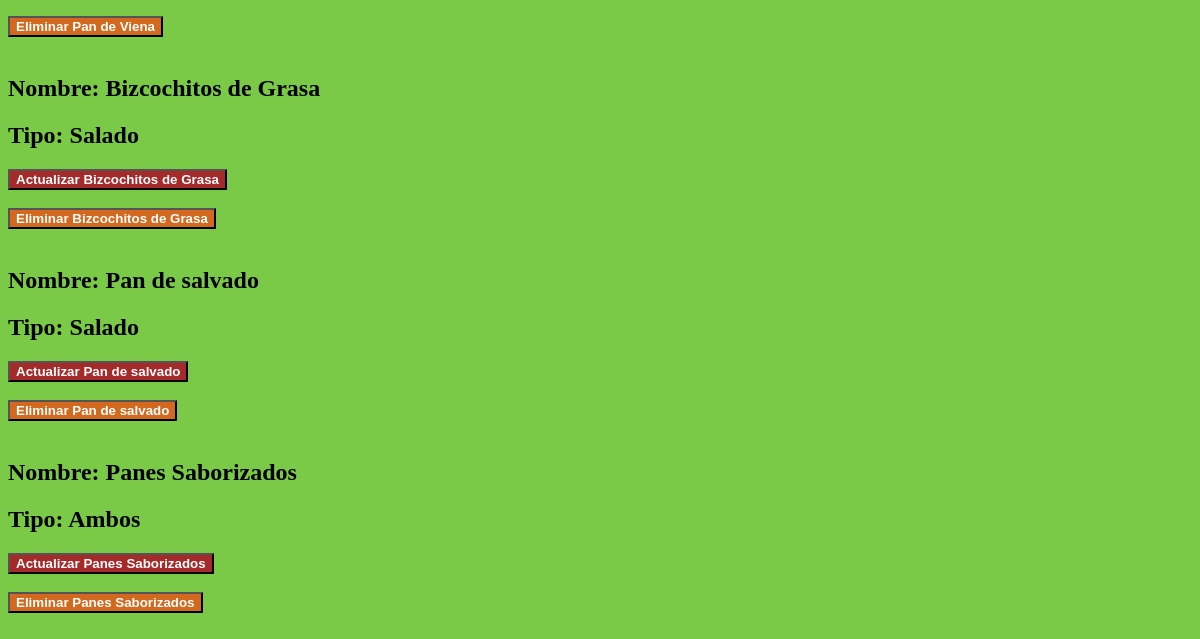
/receta/dulce/ (lower part), run on an earlier commit of the app's database.
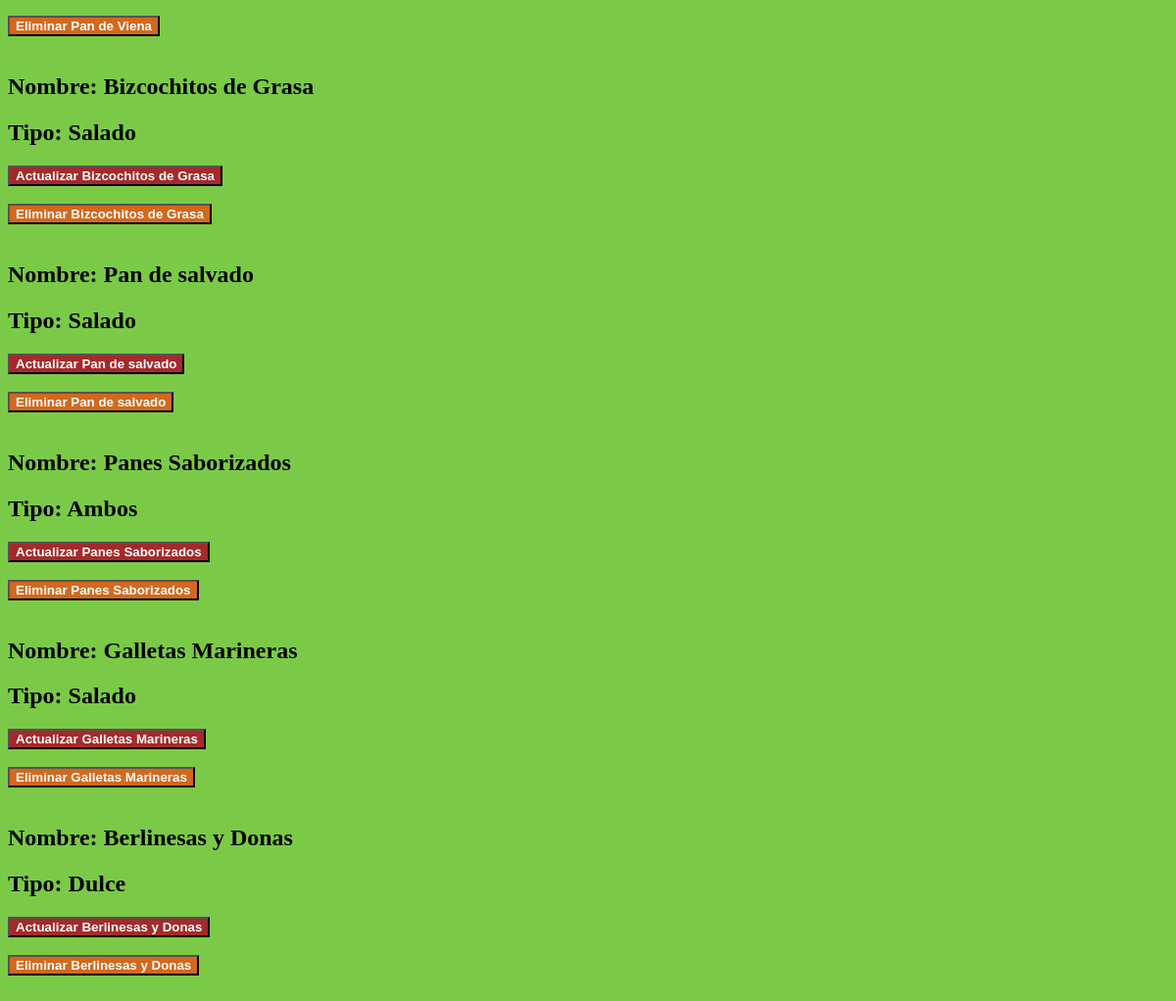
And on a later commit of the database.
### apps/receta/models.py (models this page shows, shortened)
class Dulce(models.Model):
    nombre = models.CharField(max_length= 250)
    tipo = models.CharField(max_length=20)

### apps/receta/views.py (the view)
# urls.py: path('receta/dulce/',Dulce_v.as_view(), name = 'receta_dulce'),
class Dulce_v(View):
    def get(self, request, *args, **kwargs):
        lista_dulce = Dulce.objects.all()
        context = {
            'dulce_lista' : lista_dulce
        }
        return render(request, 'dulce.html', context)

### templates/dulce.html (shortened to what this page needs)
{% load static %}
<!DOCTYPE html>
<html lang="en">
<head>
    <link rel="stylesheet" href="{% static 'css/main.css' %}">
</head>
<body>
    <div>
        {% for objeto in dulce_lista %}
            <h2>Nombre: {{objeto.nombre}}</h2>
            <h2>Tipo: {{objeto.tipo}}</h2>
            <a href="{% url 'actualizar_receta' objeto.pk %}" ><button class = "button6">Actualizar {{objeto.nombre}} </button></a><br><br>
            <a href="{% url 'eliminar_receta' objeto.pk %}" ><button class = "button4">Eliminar {{objeto.nombre}} </button></a><br><br>
        {% endfor %}
    </div>
</body>
</html>

What changed in the data, as far as the page shows it:
added Dulce: nombre "Galletas Marineras", tipo "Salado"
added Dulce: nombre "Berlinesas y Donas", tipo "Dulce"
